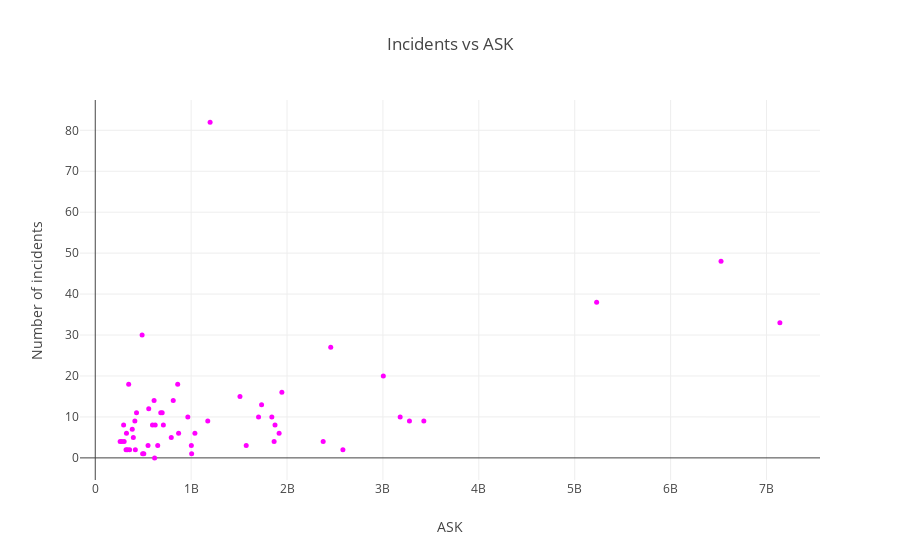

The cell this chart's notebook holds for it:
### Markdown cell above
**Commento al grafico e considerazioni**

Dal grafico, possiamo notare una crescita sensata del numero di incidenti al crescere dell'ASK: il coefficiente di correlazione tra le due variabile prese in esame è pari a **0.472**, meno di quanto forse ci si potrebbe aspettare ma comunque buono consideranto il "difetto" di cui soffre il dataset esposto poco più sopra.

### Code cell
#Scatter plot che confronta gli incidenti di tutti gli anni con ask

#print("\nASK: number of seats multiplied by the number of kilometers the airline flies")

data = []

incidentSum = incident85_99+incident00_14

trace = go.Scatter(x = ask, y = incidentSum,
                   mode = 'markers', marker = {'color': 'rgb(255,0,255)', 'size': 5, 'symbol': 'circle', 'opacity': 1.0},
                   text = airlines,
                   name = "Incidents 85-99"
                  ) 
data.append(trace)


layout = go.Layout(title = 'Incidents vs ASK', xaxis = {'title': 'ASK'}, yaxis = {'title': 'Number of incidents'}, barmode='overlay')
fig=go.Figure(data=data, layout=layout)

py.iplot(fig)

#print(np.corrcoef(incidentSum, ask)) #coefficiente correlazione

### Figure 1 — Plotly figure (JSON) as saved in the notebook; plotly's stock layout.template omitted (floating-point values rounded to 4 significant figures)
{"data": [{"marker": {"color": "rgb(255,0,255)", "opacity": 1, "size": 5, "symbol": "circle"}, "mode": "markers", "name": "Incidents 85-99", "text": ["Aer Lingus", "Aeroflot*", "Aerolineas Argentinas", "Aeromexico*", "Air Canada", "Air France", "Air India*", "Air New Zealand*", "Alaska Airlines*", "Alitalia", "All Nippon Airways", "American*", "Austrian Airlines", "Avianca", "British Airways*", "Cathay Pacific*", "China Airlines", "Condor", "COPA", "Delta / Northwest*", "Egyptair", "El Al", "Ethiopian Airlines", "Finnair", "Garuda Indonesia", "Gulf Air", "Hawaiian Airlines", "Iberia", "Japan Airlines", "Kenya Airways", "KLM*", "Korean Air", "LAN Airlines", "Lufthansa*", "Malaysia Airlines", "Pakistan International", "Philippine Airlines", "Qantas*", "Royal Air Maroc", "SAS*", "Saudi Arabian", "Singapore Airlines", "South African", "Southwest Airlines", "Sri Lankan / AirLanka", "SWISS*", "TACA", "TAM", "TAP - Air Portugal", "Thai Airways", "Turkish Airlines", "United / Continental*", "US Airways / America West*", "Vietnam Airlines", "Virgin Atlantic", "Xiamen Airlines"], "type": "scatter", "uid": "35c67a0c-fef8-11e8-bec7-fd1fca0c1582", "x": [320906734, 1197672318, 385803648, 596871813, 1865253802, 3004002661, 869253552, 710174817, 965346773, 698012498, 1841234177, 5228357340, 358239823, 396922563, 3179760952, 2582459303, 813216487, 417982610, 550491507, 6525658894, 557699891, 335448023, 488560643, 506464950, 613356665, 301379762, 493877795, 1173203126, 1574217531, 277414794, 1874561773, 1734522605, 1001965891, 3426529504, 1039171244, 348563137, 413007158, 1917428984, 295705339, 682971852, 859673901, 2376857805, 651502442, 3276525770, 325582976, 792601299, 259373346, 1509195646, 619130754, 1702802250, 1946098294, 7139291291, 2455687887, 625084918, 1005248585, 430462962], "y": [2, 82, 7, 8, 4, 20, 6, 8, 10, 11, 10, 38, 2, 5, 10, 2, 14, 2, 3, 48, 12, 2, 30, 1, 14, 4, 1, 9, 3, 4, 8, 13, 3, 9, 6, 18, 9, 6, 8, 11, 18, 4, 3, 9, 6, 5, 4, 15, 0, 10, 16, 33, 27, 8, 1, 11]}], "layout": {"barmode": "overlay", "title": "Incidents vs ASK", "xaxis": {"title": "ASK"}, "yaxis": {"title": "Number of incidents"}}}
